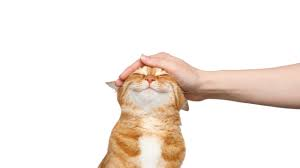
#> input picture Photos/Cat.jpeg, 300 x 168 px, given in place of the camera
$ python smileface.py
#> lines starting #> are read from the running program, lines starting #| are printed output that depends on the picture
import cv2

def main(capture):
    face_dataset = '/home/rico/sasrobotics/opencv_asset/haarcascade_frontalcatface.xml'
    smile_dataset = '/home/rico/sasrobotics/opencv_asset/haarcascade_smile.xml'
    upper_dataset = '/home/rico/sasrobotics/opencv_asset/haarcascade_upperbody.xml'

    face_cascade = cv2.CascadeClassifier(face_dataset)
    smile_cascade = cv2.CascadeClassifier(smile_dataset)
    upper_cascade = cv2.CascadeClassifier(upper_dataset)

    while True:
        ret, frame = capture.read()
#> frame is the input picture: shape (168, 300, 3); mean B, G, R 229, 235.9, 244.6

        if not ret:
            break

        gray = cv2.cvtColor(frame, cv2.COLOR_BGR2GRAY)
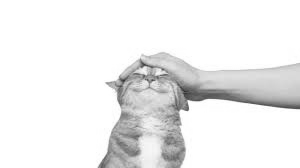
#> gray: shape (168, 300); min 45, max 255, mean 237.7
        gray = cv2.equalizeHist(gray)
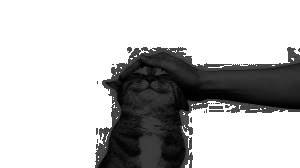
#> gray: shape (168, 300); min 0, max 255, mean 191.1

        upper_bodies = upper_cascade.detectMultiScale(gray, scaleFactor=1.05)
#> upper_bodies = ()

        for (x, y, w, h) in upper_bodies:

            upper_roi = gray[y:y+h, x:x+w]

            faces = face_cascade.detectMultiScale(upper_roi, scaleFactor=1.05, minNeighbors=1, flags=0)

            for (x2, y2, w2, h2) in faces:
                cv2.rectangle(frame, (x + x2, y + y2), (x + x2 + w2, y + y2 + h2), (0, 0, 255), 2)
                cv2.putText(frame, 'face', (x, y), cv2.FONT_HERSHEY_SIMPLEX, 1, (0, 0, 255), 2)

                face_roi = gray[y+y2:y+y2+h2, x+x2:x+x2+w2]

                smile = smile_cascade.detectMultiScale(face_roi, scaleFactor=1.05)

                for (x3, y3, w3, h3) in smile:
                    cv2.rectangle(frame, (x + x2, y + y2), (x + x2 + w2, y + y2 + h2), (0, 255, 0), 2)
                    cv2.putText(frame, 'smile', (x, y), cv2.FONT_HERSHEY_SIMPLEX, 1, (0, 255, 0), 2)
#> this loop made 0 passes

        cv2.imshow('Frame', frame)

        if cv2.waitKey(1) & 0xFF == ord('q'):
#> (key q is pressed here)
            break

    capture.release()
    cv2.destroyAllWindows()

if __name__ == '__main__':
    camera = cv2.VideoCapture(0)
    main(camera)

$ run again, on Photos/bentuk.png
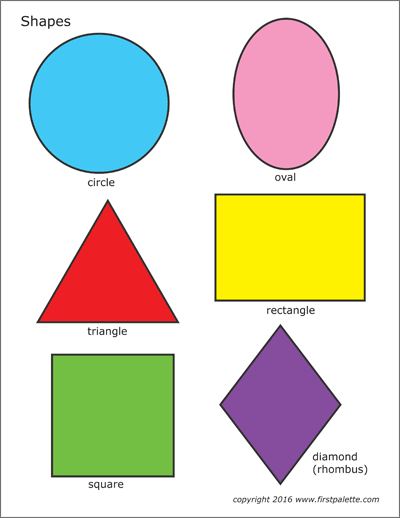
#> input picture Photos/bentuk.png, 400 x 518 px, given in place of the camera
#> in main, frame is the input picture: shape (518, 400, 3); mean B, G, R 198.1, 215.4, 217.4
#> in main, `gray = cv2.equalizeHist(gray)`:
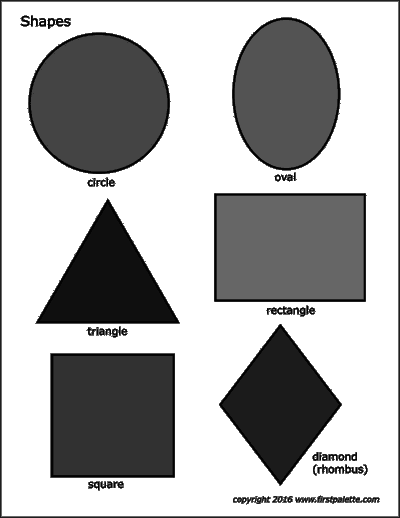
#> gray: shape (518, 400); min 0, max 255, mean 172.9
#> upper_bodies = [[47, 175, 116, 95], [211, 280, 132, 108]]
#> the loop in main, `for (x, y, w, h) in upper_bodies: ` made 2 passes
#> pass 2, in main, `upper_roi = gray[y:y+h, x:x+w]`:
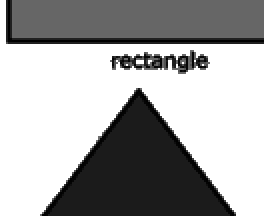
#> upper_roi: shape (108, 132) (shown 2 times larger); min 0, max 255, mean 166.2
